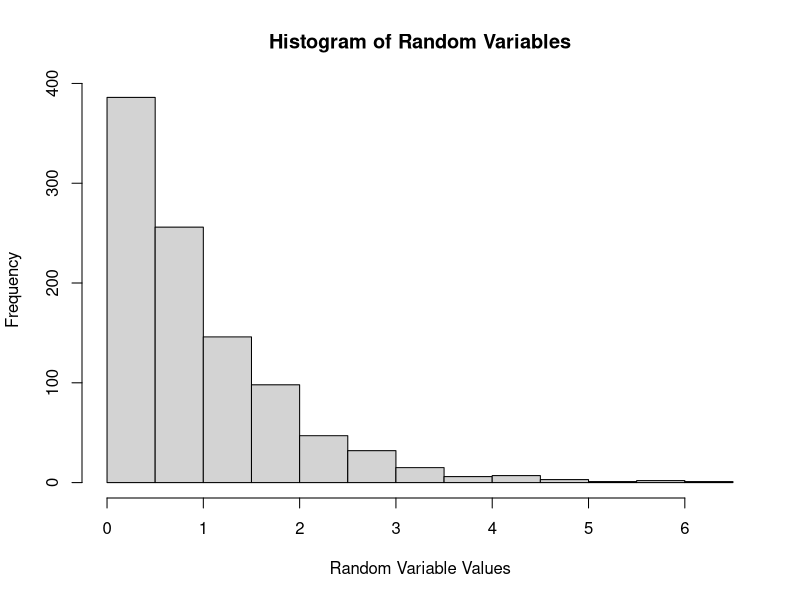

R code for this plot:
#Code prints 1000 exponential random variables 

#Put inverse of F 
inverse<-function(U) {
  
  return(-log(1-U))
  
}

# Number of random variables we want to generate
num_variables = 1000;

index = 1;

#Vector that holds random variables 
randoms<-vector();


while(index <=num_variables) {
  
  #Generate a new standard uniform random variable each time the loop runs
  u = runif(1,0,1);
  
  #Plug the standard uniform random variable into the inverse function 
  randoms[index] = inverse(u);
  
  index = index +1;
  
}

#Plots a histogram of the random variables which should have the shape of the exponential probability density function
hist(randoms,xlab="Random Variable Values", main = "Histogram of Random Variables")

